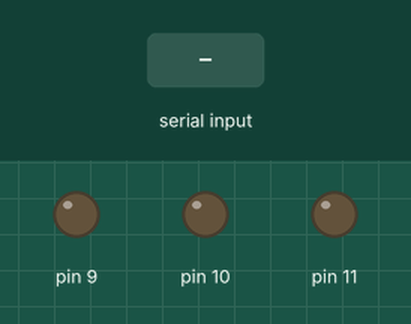
Recording of a sketch running on a simulated Arduino Uno, built with avr-gcc and run on an emulated ATmega328P. Shown: output pins drawn as LEDs (lit = HIGH). Inputs (shaded band) come from the test bench. What the sketch prints to the serial monitor is not drawn.

Above: at 1.2 s.
1.3 s: "<blue,1>" received over Serial
At 1.5 s:
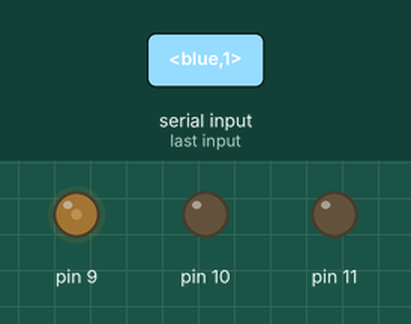
4.3 s: "<red,1>" received over Serial
At 4.47 s:
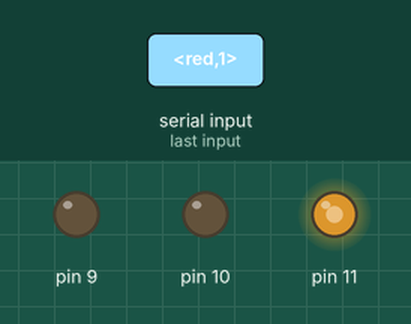
7.3 s: "<green,1>" received over Serial
10.3 s: "<red,150>" received over Serial
13.3 s: "<green>" received over Serial
At 14.1 s:
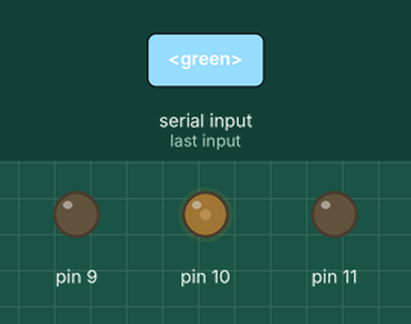
16.3 s: "<blue,150>" received over Serial
At 16.47 s:
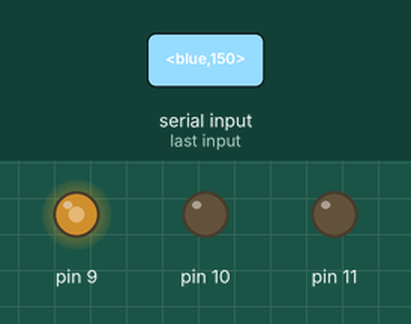
Timing chart, 0 to 20.3 s (numbered marks = the images above; inputs shaded):
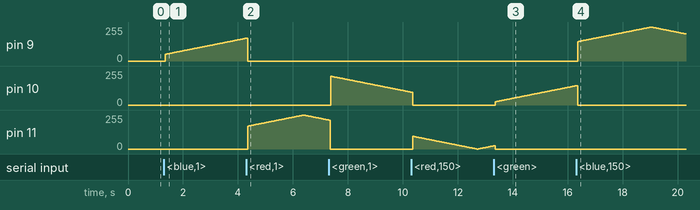

Measured:
- after the input at 1.3 s, pin 9: moves from 0/255 to 171/255 over 2.9 s, starting after 0.06 s
- after the input at 4.3 s, pin 11: rises from 0/255 to 254/255 in 2.0 s, then falls to 218/255 in 0.90 s
- after the input at 13.3 s, pin 10: moves from 0/255 to 144/255 over 2.9 s, starting after 0.06 s
- after the input at 16.3 s, pin 9: rises from 0/255 to 254/255 in 2.6 s, then falls to 203/255 in 1.3 s

The sketch:

lab1ex9_2_g4.ino
```cpp
// Example 5 - Receive with start- and end-markers combined with parsing

const byte numChars = 32;
char receivedChars[numChars];
char tempChars[numChars];        // temporary array for use when parsing

      // variables to hold the parsed data
char messageFromPC[numChars] = {0};
int integerFromPC = 0;
float floatFromPC = 0.0;

boolean newData = false;

//============

void setup() {
    Serial.begin(9600);
    Serial.println("This demo expects 3 pieces of data - text, an integer and a floating point value");
    Serial.println("Enter data in this style <HelloWorld, 12, 24.7>  ");
    Serial.println();

  pinMode(11, OUTPUT);
  pinMode(10, OUTPUT);
  pinMode(9, OUTPUT);
}

//============

void loop() {
    recvWithStartEndMarkers();
    if (newData == true) {
        strcpy(tempChars, receivedChars);
            // this temporary copy is necessary to protect the original data
            //   because strtok() used in parseData() replaces the commas with \0
        parseData();
        showParsedData();
        newData = false;
    }
  float P = 2.;
  static float T;
  float k;

  T = T + 0.001;

  k = TriangleWave(T, P);
  Serial.println(k);
  //delay(50);


  if (strcmp(messageFromPC, "blue") == 0){
    analogWrite(11, 0);
    analogWrite(10, 0);
    analogWrite(9, k*255);
  }
  else if (strcmp(messageFromPC, "red") == 0){
    analogWrite(11, k*255);
    analogWrite(10, 0);
    analogWrite(9, 0);
  }
  else if (strcmp(messageFromPC, "green") == 0){
    analogWrite(11, 0);
    analogWrite(10, k*255);
    analogWrite(9, 0);
  }


}

//============

void recvWithStartEndMarkers() {
    static boolean recvInProgress = false;
    static byte ndx = 0;
    char startMarker = '<';
    char endMarker = '>';
    char rc;

    while (Serial.available() > 0 && newData == false) {
        rc = Serial.read();

        if (recvInProgress == true) {
            if (rc != endMarker) {
                receivedChars[ndx] = rc;
                ndx++;
                if (ndx >= numChars) {
                    ndx = numChars - 1;
                }
            }
            else {
                receivedChars[ndx] = '\0'; // terminate the string
                recvInProgress = false;
                ndx = 0;
                newData = true;
            }
        }

        else if (rc == startMarker) {
            recvInProgress = true;
        }
    }
}

//============

void parseData() {      // split the data into its parts

    char * strtokIndx; // this is used by strtok() as an index

    strtokIndx = strtok(tempChars,",");      // get the first part - the string
    strcpy(messageFromPC, strtokIndx); // copy it to messageFromPC

    strtokIndx = strtok(NULL, ","); // this continues where the previous call left off
    integerFromPC = atoi(strtokIndx);     // convert this part to an integer

    strtokIndx = strtok(NULL, ",");
    floatFromPC = atof(strtokIndx);     // convert this part to a float

}

//============

void showParsedData() {
    Serial.print("Message: ");
    Serial.println(messageFromPC);
    Serial.print("Integer ");
    Serial.println(integerFromPC);
    Serial.print("Float ");
    Serial.println(floatFromPC);
}

float TriangleWave(float t, float p){
  float result;

  result = 2. * abs(t/p - floor( (t/p) + (1./2.)) );
  return result;
}
```
